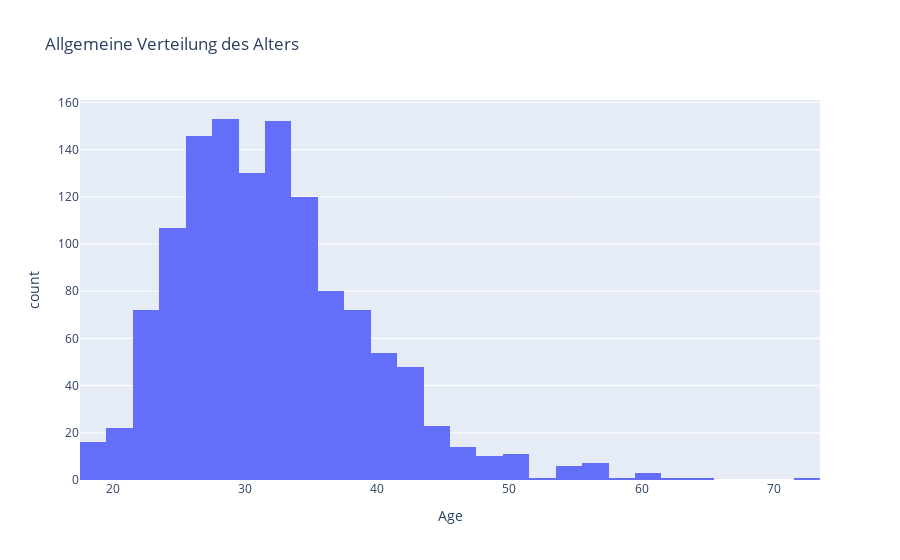

Notebook code cell kept with this figure:
### Markdown cell above
### 4.1.2 Alter

### Code cell
fig = px.histogram(df_cl, x = "Age", nbins=30, title="Allgemeine Verteilung des Alters")

fig.show()

### Figure 1 — Plotly figure (JSON) as saved in the notebook; plotly's stock layout.template omitted (floating-point values rounded to 4 significant figures; data arrays with more than 128 entries replaced by an {"elided": "..."} marker saying what was removed)
{"data": [{"alignmentgroup": "True", "bingroup": "x", "hovertemplate": "Age=%{x}<br>count=%{y}<extra></extra>", "legendgroup": "", "marker": {"color": "#636efa", "pattern": {"shape": ""}}, "name": "", "nbinsx": 30, "offsetgroup": "", "orientation": "v", "showlegend": false, "type": "histogram", "x": {"elided": "1251 int values"}, "xaxis": "x", "yaxis": "y"}], "layout": {"barmode": "relative", "legend": {"tracegroupgap": 0}, "title": {"text": "Allgemeine Verteilung des Alters"}, "xaxis": {"anchor": "y", "domain": [0, 1], "title": {"text": "Age"}}, "yaxis": {"anchor": "x", "domain": [0, 1], "title": {"text": "count"}}}}
